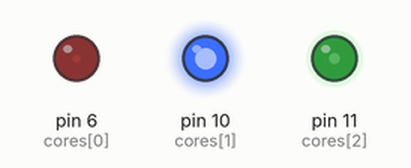
The sketch below on a simulated Arduino Uno, built with avr-gcc and run on an emulated ATmega328P. Shown: output pins drawn as LEDs (lit = HIGH).

Above: at 0.15 s.
At 7.06 s:
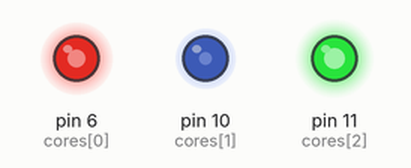
At 13.98 s:
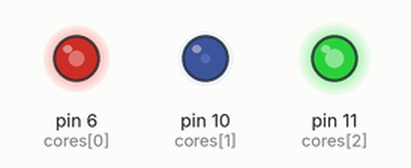
At 22.7 s:
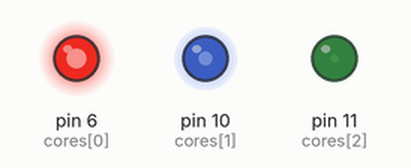
At 29.92 s:
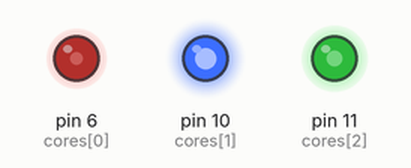
Timing chart, 0 to 30.6 s (numbered marks = the images above):
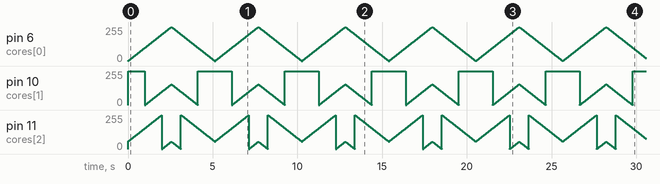

The sketch:

LED_RGB_ex_9.ino
```cpp
int cores[3] = {6,10,11};
void setup() {
  for(int i = 0; i<3; i++) {
    pinMode(cores[i],OUTPUT);
  }
}
void loop(){
  for(int i = 0 ; i<=255;i++){
    analogWrite(cores[0],i);
    analogWrite(cores[1],(i-100));
    analogWrite(cores[2],(i-200));
    delay(10);
  }
  for(int i = 255 ; i>=0;i--){
    analogWrite(cores[0],i);
    analogWrite(cores[1],(i-100));
    analogWrite(cores[2],(i-200));
    delay(10);
  }
}
```
